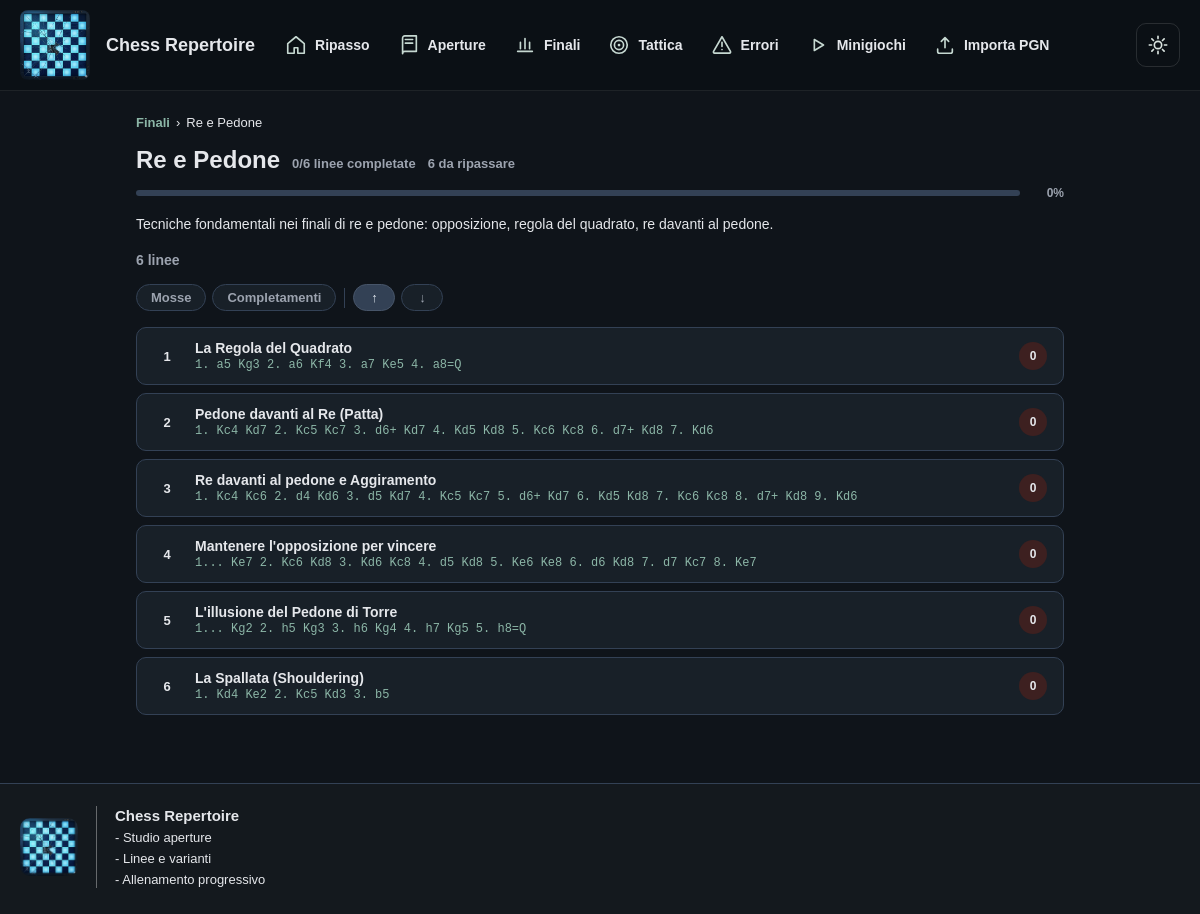
Screenshot of /finali/1/ with the database file from the repository.
### repertoire/models.py (models this page shows, shortened)
class FinaleCapitolo(models.Model):
    nome = models.CharField(max_length=100, unique=True)
    descrizione = models.TextField(blank=True, null=True)
    ordine = models.PositiveIntegerField(default=0)
    fen_preview = models.TextField(
        blank=True,
        null=True,
        help_text="FEN per la miniatura del capitolo. Se vuoto, usa la prima linea.",
    )
    class Meta:
        ordering = ["ordine", "nome"]

class ReviewFieldsMixin(models.Model):
    completamenti = models.PositiveIntegerField(default=0)
    last_reviewed = models.DateTimeField(blank=True, null=True)
    due_at = models.DateTimeField(blank=True, null=True)
    review_attempts = models.PositiveIntegerField(default=0)
    mistakes = models.PositiveIntegerField(default=0)
    accuracy = models.FloatField(default=0)
    class Meta:
        abstract = True

class FinaleLine(ReviewFieldsMixin, models.Model):
    capitolo = models.ForeignKey(FinaleCapitolo, on_delete=models.CASCADE, related_name="linee")
    numero = models.PositiveIntegerField(default=0, null=True, blank=True)
    titolo = models.CharField(max_length=200, blank=True, null=True)
    fen_start = models.TextField()
    pgn = models.TextField()
    note = models.TextField(blank=True, null=True)
    flipped = models.BooleanField(default=False)
    difficolta = models.CharField(max_length=20, choices=DIFFICOLTA_CHOICES, default="media", blank=True)
    parent = models.ForeignKey(
        "self",
        null=True,
        blank=True,
        on_delete=models.SET_NULL,
        related_name="varianti",
    )
    class Meta:
        ordering = ["numero"]
    def count_moves(self):
        clean = self.pgn.replace("{", "").replace("}", "")
        return len([m for m in clean.split() if "." not in m and m not in ["1-0", "0-1", "1/2-1/2", "*"]])

### repertoire/views.py (the view)
# urls.py: path("finali/<int:capitolo_id>/", views.finali_chapter_detail, name="finali_chapter_detail"),
def finali_chapter_detail(request, capitolo_id):
    capitolo = get_object_or_404(FinaleCapitolo, pk=capitolo_id)
    linee = list(capitolo.linee.filter(parent__isnull=True).filter(_numbered_line_filter()).order_by("numero", "id"))
    completed = sum(1 for line in linee if line.completamenti > 0)
    due_count = sum(1 for line in linee if is_due(line))
    return render(
        request,
        "repertoire/finali_chapter_detail.html",
        {
            "capitolo": capitolo,
            "linee": linee,
            "completed_lines": completed,
            "due_lines": due_count,
        },
    )

### repertoire/utils.py (called while the page is built)
def is_due(reviewable, now=None):
    now = now or timezone.now()
    return reviewable.review_attempts == 0 or reviewable.due_at is None or reviewable.due_at <= now

### repertoire/views.py (called while the page is built)
def _numbered_line_filter():
    return Q(numero__isnull=False) & Q(numero__gt=0)

### repertoire/templates/repertoire/finali_chapter_detail.html (shortened to what this page needs)
{% extends "repertoire/base.html" %}
{% block content %}
<div class="page">
  <div class="breadcrumb">
    <a href="{% url 'finali_list' %}">Finali</a>
    <span>›</span>
    <span>{{ capitolo.nome }}</span>
  </div>
  <div style="display:flex;align-items:baseline;gap:12px;flex-wrap:wrap;">
    <h1 class="page-title">{{ capitolo.nome }}</h1>
    <span style="font-size:13px;font-weight:700;color:var(--text-muted);white-space:nowrap;">{{ completed_lines }}/{{ linee|length }} linee completate</span>
    <span style="font-size:13px;font-weight:700;color:var(--text-muted);white-space:nowrap;">{{ due_lines }} da ripassare</span>
  </div>
  {% if linee %}
  <div style="margin:8px 0 16px;display:flex;align-items:center;gap:10px;">
    <div style="flex:1;height:6px;background:var(--border);border-radius:4px;overflow:hidden;">
    </div>
    <span style="font-size:12px;font-weight:700;color:var(--text-muted);min-width:34px;text-align:right;">{% widthratio completed_lines linee|length 100 %}%</span>
  </div>
  {% endif %}
  {% if capitolo.descrizione %}
  <p class="page-desc">{{ capitolo.descrizione }}</p>
  {% endif %}
  {% if linee %}
  <div class="toolbar">
    <div style="display:flex;align-items:center;gap:6px;">
      <span style="font-size:14px;font-weight:700;color:var(--text-muted);">{{ linee|length }} linee</span>
    </div>
  </div>
  <div id="sortControls" style="display:flex;align-items:center;gap:6px;flex-wrap:wrap;margin-bottom:16px;">
    <button class="sort-btn" data-sort="mosse">Mosse</button>
    <button class="sort-btn" data-sort="completamenti">Completamenti</button>
    <button class="dir-btn active" id="dirAsc">↑</button>
    <button class="dir-btn" id="dirDesc">↓</button>
  </div>
  <div class="linee-list" id="lineList">
    {% for linea in linee %}
    <a class="linea-card"
       href="{% url 'finale_line_detail' capitolo.id linea.numero %}"
       data-completamenti="{{ linea.completamenti }}"
       data-mosse="{{ linea.count_moves }}"
       data-original-index="{{ forloop.counter0 }}">
      <span class="linea-num">{{ forloop.counter }}</span>
      <div class="linea-info">
        {% if linea.titolo %}
        <div class="linea-titolo">{{ linea.titolo }}</div>
        {% endif %}
        <div class="linea-pgn">{{ linea.pgn }}</div>
      </div>
      {% with c=linea.completamenti %}
      <span class="completamenti-badge {% if c == 0 %}c-zero{% elif c < 7 %}c-low{% elif c < 15 %}c-mid{% else %}c-high{% endif %}"
            title="{{ c }} completamenti">{{ c }}</span>
      {% endwith %}
    </a>
    {% endfor %}
  </div>
  {% endif %}
</div>
{% endblock %}

### repertoire/templates/repertoire/base.html (style rules this page uses)
*, *::before, *::after { box-sizing: border-box; }
:root { --bg: #f3f4f6; --bg-card: #ffffff; --bg-header: #18212b; --text: #1f2937; --text-muted: #6b7280; --border: #d1d5db; --input-bg: #fff; --surface-alt: #eef2f7; --accent: #2f6f5e; --accent-strong: #245748; }
html.dark { --bg: #0f141a; --bg-card: #182028; --bg-header: #0b1015; --text: #e5e7eb; --text-muted: #9ca3af; --border: #334155; --input-bg: #111827; --surface-alt: #1f2937; --accent: #8cb6a7; --accent-strong: #b7d4c9; }
body { margin: 0; font-family: Arial, sans-serif; background: var(--bg); color: var(--text); min-height: 100vh; display: flex; flex-direction: column; transition: background .25s, color .25s; }
a { color: var(--text); text-decoration: none; }
html.dark h1, html.dark h2, html.dark h3, html.dark h4, html.dark p, html.dark span, html.dark label { color: var(--text); }

### repertoire/templates/repertoire/finali_chapter_detail.html (style rules this page uses)
.page { max-width: 960px; margin: 0 auto; padding: 24px 16px; }
.breadcrumb { font-size: 13px; color: var(--text-muted); margin-bottom: 16px; display: flex; align-items: center; gap: 6px; flex-wrap: wrap; }
.breadcrumb a { color: var(--accent); font-weight: 600; }
.page-title { font-size: 24px; font-weight: 800; margin: 0 0 4px; }
.page-desc { font-size: 14px; color: var(--text-muted); margin: 0 0 20px; }
.toolbar { display: flex; align-items: center; justify-content: space-between; flex-wrap: wrap; gap: 10px; margin-bottom: 16px; }
.sort-btn { padding: 5px 14px; border: 1px solid var(--border); border-radius: 20px; cursor: pointer; font-size: 13px; font-weight: 600; background: var(--bg-card); color: var(--text-muted); transition: background .15s, color .15s, border-color .15s; }
.dir-btn { padding: 5px 12px; border: 1px solid var(--border); border-radius: 20px; cursor: pointer; font-size: 13px; font-weight: 700; background: var(--bg-card); color: var(--text-muted); transition: background .15s, color .15s, border-color .15s; min-width: 42px; }
.dir-btn.active { background: #334155; color: #e2e8f0; border-color: #475569; }
.linee-list { display: flex; flex-direction: column; gap: 8px; }
.linea-card { background: var(--bg-card); border: 1px solid var(--border); border-radius: 10px; padding: 12px 16px; display: flex; align-items: center; gap: 14px; text-decoration: none; color: var(--text); transition: box-shadow .18s, border-color .18s, transform .18s; }
.linea-num { font-size: 13px; font-weight: 700; color: var(--text-muted); min-width: 28px; text-align: center; flex-shrink: 0; }
.linea-info { flex: 1; min-width: 0; }
.linea-titolo { font-size: 14px; font-weight: 700; margin-bottom: 2px; }
.linea-pgn { font-family: monospace; font-size: 12px; color: var(--accent); white-space: nowrap; overflow: hidden; text-overflow: ellipsis; }
.completamenti-badge { min-width: 28px; height: 28px; border-radius: 50%; display: inline-flex; align-items: center; justify-content: center; font-size: 12px; font-weight: 800; flex-shrink: 0; }
.c-zero { background: #3d2020; color: #c4898a; }

### rows the page displays
FinaleCapitolo: nome "Re e Pedone", descrizione "Tecniche fondamentali nei finali di re e pedone: opposizione, regola del quadrato, re davanti al pedone."
FinaleLine: titolo "La Regola del Quadrato", pgn "1. a5 Kg3 2. a6 Kf4 3. a7 Ke5 4. a8=Q", completamenti "0"
FinaleLine: titolo "Pedone davanti al Re (Patta)", pgn "1. Kc4 Kd7 2. Kc5 Kc7 3. d6+ Kd7 4. Kd5 Kd8 5. Kc6 Kc8 6. d7+ Kd8 7. Kd6", completamenti "0"
FinaleLine: titolo "Re davanti al pedone e Aggiramento", pgn "1. Kc4 Kc6 2. d4 Kd6 3. d5 Kd7 4. Kc5 Kc7 5. d6+ Kd7 6. Kd5 Kd8 7. Kc6 Kc8 8. d7+ Kd8 9. Kd6", completamenti "0"
FinaleLine: titolo "Mantenere l'opposizione per vincere", pgn "1... Ke7 2. Kc6 Kd8 3. Kd6 Kc8 4. d5 Kd8 5. Ke6 Ke8 6. d6 Kd8 7. d7 Kc7 8. Ke7", completamenti "0"
FinaleLine: titolo "L'illusione del Pedone di Torre", pgn "1... Kg2 2. h5 Kg3 3. h6 Kg4 4. h7 Kg5 5. h8=Q", completamenti "0"
FinaleLine: titolo "La Spallata (Shouldering)", pgn "1. Kd4 Ke2 2. Kc5 Kd3 3. b5", completamenti "0"

### other values shown
{{ completed_lines }} "0"
{{ linee|length }} "6"
{{ due_lines }} "6"
